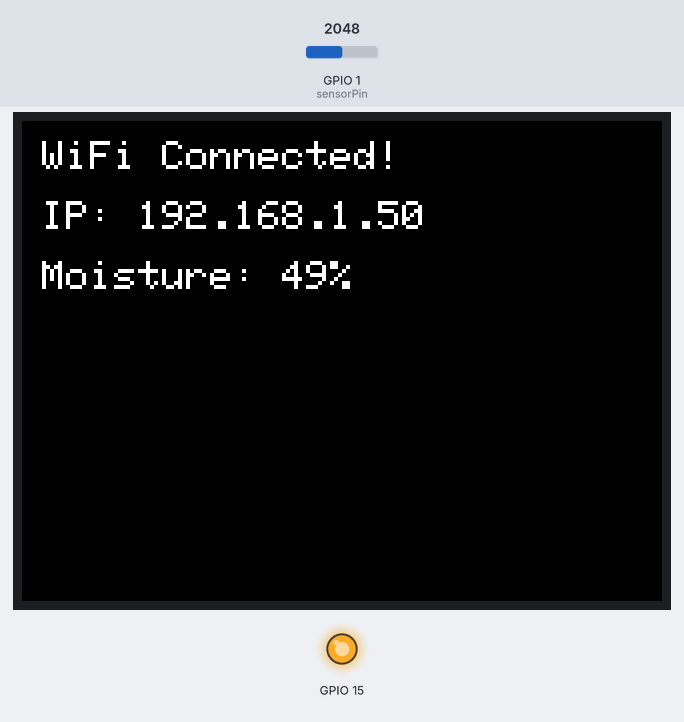
Bench run of a sketch on a simulated ESP32. On the bench: 320×240 colour display, output pins drawn as LEDs (lit = HIGH). The test bench sets the inputs (shaded band); at power-on: GPIO 1 (sensorPin) = 2048. WiFi joins after 1.5 s; servers stay silent unless stated; what the sketch prints to the serial monitor is not drawn.

Above: at 4.0 s.
4.1 s: GPIO 1 (sensorPin) set to 2155
6.3 s: GPIO 1 (sensorPin) set to 2047
At 7.3 s:
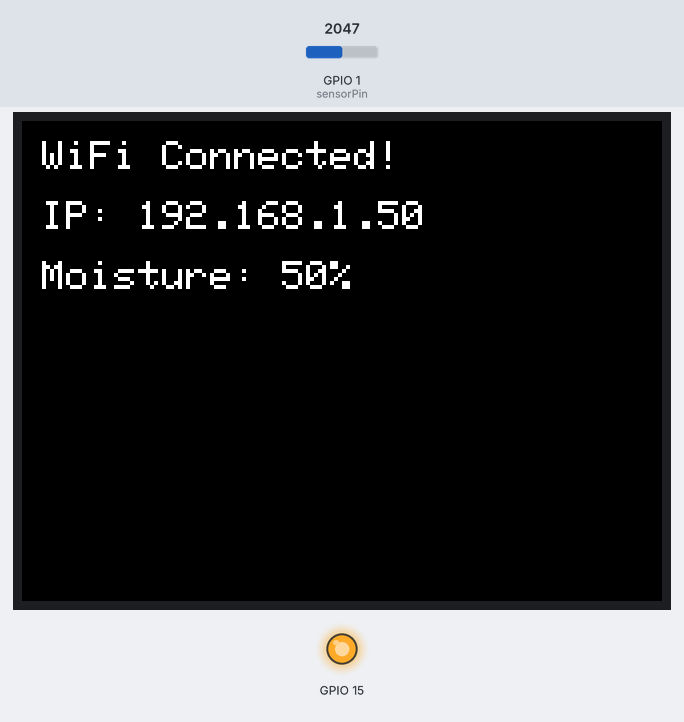
8.3 s: GPIO 1 (sensorPin) set to 1228
Timing chart, 0 to 11.3 s (numbered marks = the images above; inputs shaded):
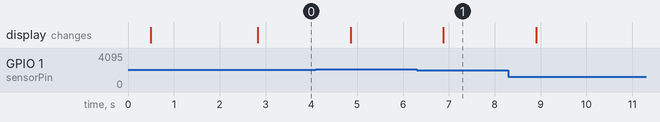

The sketch:

soil-moisture-web.ino
```cpp
#include <WiFi.h>
#include <WebServer.h>
#include <TFT_eSPI.h> // Include the library for the TFT display

// WiFi credentials
const char* ssid = "YourWiFiSSID"; // Replace with your WiFi network name
const char* password = "YourWiFiPassword"; // Replace with your WiFi password

const int dryValue = 4095; // Replace with your calibrated dry soil reading
const int wetValue = 0;    // Replace with your calibrated wet soil reading

WebServer server(80); // Web server instance

// Define the GPIO pin for the sensor
const int sensorPin = 1; // ADC pin on the ESP32

// Initialize the TFT display
TFT_eSPI tft = TFT_eSPI();

void setup() {
  Serial.begin(115200); // Start the serial monitor for debugging

  // Turn on display power
  pinMode(15, OUTPUT);
  digitalWrite(15, HIGH);
  delay(500); // Small delay to ensure power is stabilized

  // Initialize the display
  tft.init();
  tft.setRotation(3);
  tft.fillScreen(TFT_BLACK);
  tft.setTextColor(TFT_WHITE, TFT_BLACK);
  tft.setTextSize(2);

  // Connect to WiFi
  WiFi.begin(ssid, password);

  while (WiFi.status() != WL_CONNECTED) {
    delay(1000);
    Serial.println("Connecting to WiFi...");
  }

  Serial.println("Connected to WiFi");

  // Display WiFi status on the screen
  tft.fillScreen(TFT_BLACK);
  tft.setCursor(10, 10);
  tft.print("WiFi Connected!");
  tft.setCursor(10, 40);
  tft.print("IP: ");
  tft.print(WiFi.localIP());

  server.on("/", handleRoot); // Define a route for the web server
  server.begin();
}

void loop() {
  server.handleClient(); // Handle incoming HTTP requests

  // Read and display the sensor value
  int sensorValue = analogRead(sensorPin); // Read analog value from sensor
  int moisturePercentage = map(sensorValue, dryValue, wetValue, 0, 100); // Convert to percentage

  // Display the sensor value on the screen
  tft.fillRect(0, 70, 240, 30, TFT_BLACK); // Clear the previous value
  tft.setCursor(10, 70);
  tft.print("Moisture: ");
  tft.print(moisturePercentage);
  tft.print("%");

  delay(1000); // Update the screen every second
}

void handleRoot() {
  int sensorValue = analogRead(sensorPin); // Read analog value from sensor
  int moisturePercentage = map(sensorValue, 4095, 0, 0, 100); // Convert to percentage
  String message = "Soil Moisture: " + String(moisturePercentage) + "%";
  server.send(200, "text/plain", message); // Send the result via web server
}
```

Measured:
- after the input at 6.3 s, the display: changes after 0.58 s (image 1)
